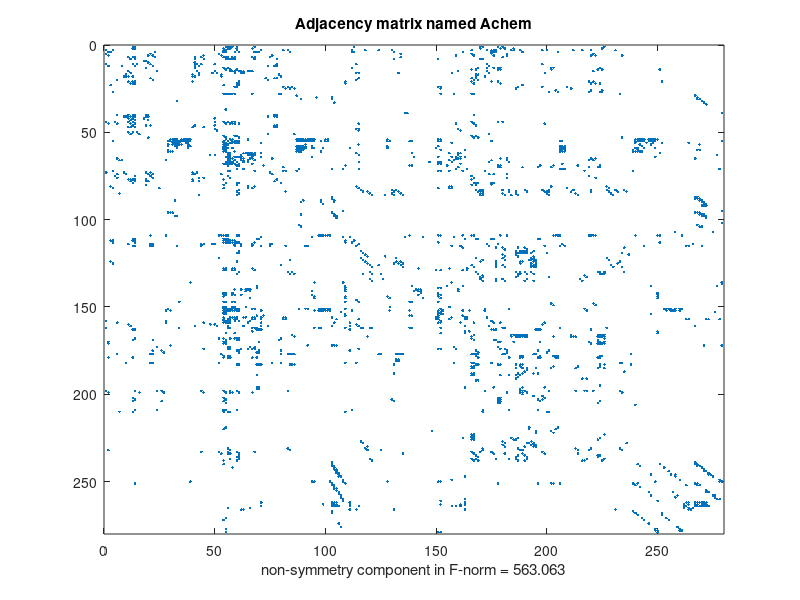
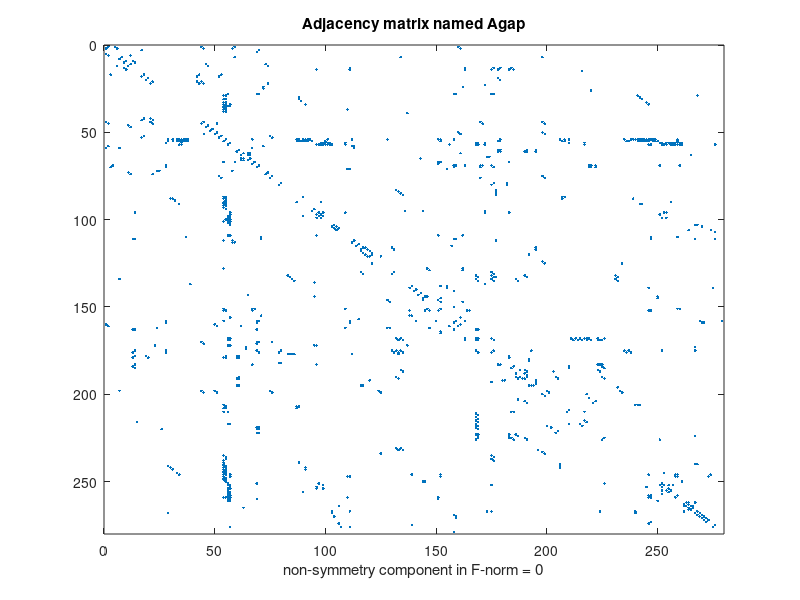
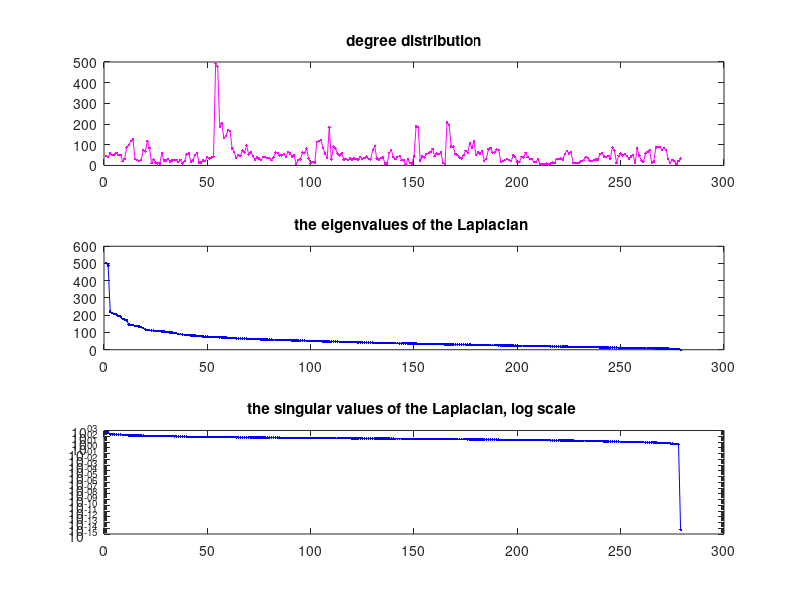
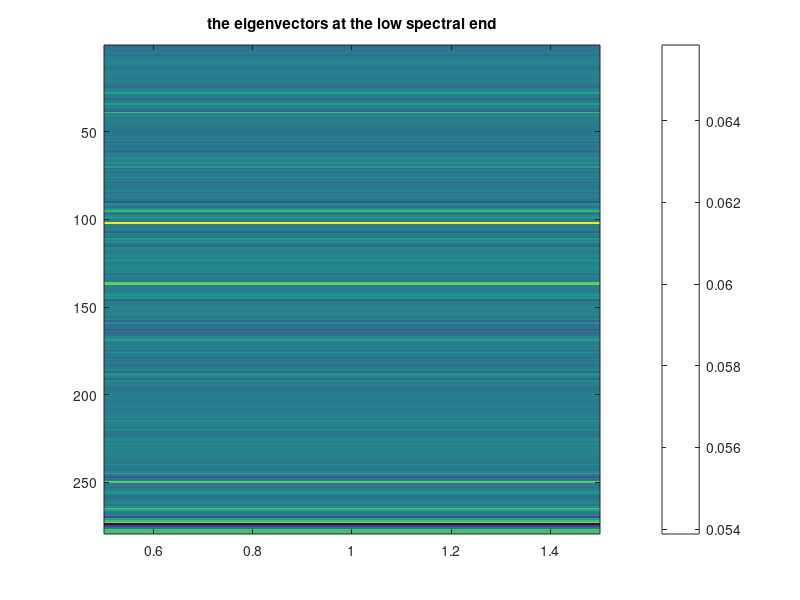

Write the MATLAB code that produced these figures, in order. (Note: this script raises an error after producing the figures.)
% run_hermCelegans.m 
% 
% script 
% 
% for the initial study of encoded information with spectral analysis 
% of the Laplace matrix (for the undirected graph for now) 
% 
%   -- geometric embedding (node locations) 
%   -- clusters  
%   -- cluster labeling 
% 
% Data from http://www.wormatlas.org/neuronalwiring.html
% under 2 Neuronal Connectivity II: by L.R. Varshney, B.L. Chen, E. Paniagua, D.H. Hall and D.B. Chklovskii
% Section 2.1 Connectivity Data (excel file)
% 

clear all
close all

% ... load data matrices A

load( 'herm_gap_adj.mat' );  
load( 'nodelabel279.mat' );
                                  
% ... display loaded adjacency matrices 

figure 
spy( AChem )
title(' Adjacency matrix named Achem '  )  

dsymm = norm( AChem-AChem', 'fro');     % a measure for non-symmetry 
dispMsg = sprintf( ' non-symmetry component in F-norm = %g ', dsymm ); 
xlabel( dispMsg ) 

figure
spy(AGap)
title( ' Adjacency matrix named Agap '  ) 

dsymm = norm( AGap-AGap', 'fro');       % measure for non-symmetry 
dispMsg = sprintf( ' non-symmetry component in F-norm = %g ', dsymm ); 
xlabel( dispMsg ) 




% ... processing the Agap matrix, which is symmetric 
AGap = 0.5 * (AChem + AChem') + AGap;
N       = size( AGap, 1 ) ; 
dispMsg = sprintf( ' Number of neurons included = %d ', N ); 
disp( dispMsg ) ;           % need to study the near decoupling 
                            
D    = sum( AGap, 2);       %  get the node degree distribution                 
LGap = diag(D) - AGap;      %  form the Laplacian matrix  

[U, E] = eig( full( LGap ) );  %  get the eigenvalue decomposition 
E  = diag(E);                  %  change the storage format to vector 
[E, Pindx] = sort( abs(E), 'descend');  % sorting in the eigenvales 
U  = U(:,Pindx);                        % permuting the eigenvectors 

% ... display spectral components  

figure 

subplot(3,1,1) 
plot( D, 'm.-'  ) ; 
title ('degree distribution' ); 

subplot(3,1,2) 
plot( E, 'b.-'  )
title( 'the eigenvalues of the Laplacian ' ) 

subplot(3,1,3) 
semilogy( abs(E), 'b.-'  )
title( 'the singular values of the Laplacian, log scale ' )


Lzeros = sum( ( E < sqrt( eps ) ) ) ;            % find numerical zeros 
dispMsg = sprintf( ' Number of numerical zero eigenvalues = %d \n ', Lzeros); 
disp( dispMsg ) ; 


figure 
imagesc( U(:, N-Lzeros+[1:Lzeros]) )
title( 'the eigenvectors at the low spectral end' ) 
colorbar 





% ------------------------------------------------------------------
%  ... spectral embedding of the graph 
% ------------------------------------------------------------------

spectral_range = 'small_spread'; 

switch spectral_range          % select an embedding subspace
    case 'small_spread' 
      k    = input( ' Enter spectral step size [1,80]  = ' ); 
      dispMsg = sprintf( '\n small spread within clusters \n ' ); 
      inds = 2: k: 3*k+1 ; 

            % start with the highest spectral vector for clustering 
            % observation with the specific data 
            % k = 1,  see 5 clusters in a bilateral shape 
            % k = 2,  see 5 clusers with a rotation 
            % k = 10, four of the clusters form a base 
            % k = 70, four of the clusters form a cross-base 
  
  case 'large_spread' 
     k    = input( ' Enter spectral step size [1,9]  = ' ); 
     inds = (0:2) * k;
     inds = (N-Lzeros) - inds;     
            % more spread at the low-end of the spectrum 
     dispMsg = sprintf( '\n Large spread within clusters \n ' );
  
  otherwise 
     error( ' unknown embedding case  ' );
end

disp( dispMsg ) ; 
% Note : there are many other ways to select the embedding vectors 


% ... get the chosen eigenvectors 

X    = U(:, inds) ; 
X    = X *diag( sqrt( E(inds) ) ) ;            % axial scaling 

% ... 1D spectrai embedding 

dispMsg = sprintf('\n Press a key for 1D spectral embedding \n' );            
disp( dispMsg ) ; 
pause 


figure
plot( 1:N, X(:,1), 'm.'); 
grid on 
dispMsg = sprintf( ' embedding vector = %d\n', inds(1) );
title( [ '1D node clustering with', dispMsg ]  ); 


% ... 2D spectrai embedding 

dispMsg = sprintf('\n Press a key for 2D spectral embedding \n' );            
disp( dispMsg ) ; 
pause 

figure
plot( X(:,1), X(:,2), 'm.'); 
grid on 
dispMsg = sprintf( ' embedding vectors = [%d, %d]\n', inds(1), inds(2));
title( [ '2D node clustering with', dispMsg ]  ); 


figure
plot( X(:,1), X(:,2), 'm.'); 
hold on 
gplot( AGap, X(:,1:2) );
grid on 
title('2D spectral embedding of Agap'); 


% ... 3D spectrai embedding  

dispMsg = sprintf('\n Press a key for 3D spectral embedding \n' );            
disp( dispMsg ) ; 
pause 


figure
plot3( X(:,1), X(:,2), X(:,3), 'm.'); 
xlabel( 'dimension 1') 
grid on; box on; 
rotate3d 

dispMsg = sprintf( ' embedding vectors = [%d, %d, %d]\n', inds(1), ...
                   inds(2), inds(3) );
title( [ '3D node clustering with', dispMsg ]  ); 


h = figure ; 
plot3( X(:,1), X(:,2), X(:,3), 'm.'); 
xlabel( 'dimension 1') 
hold on 
gplot3D( AGap, X(:,1:3) );
title('3D spectral embedding of Agap');
grid on 
box on 
rotate3d 

dispMsg = sprintf( ' You may rotate 3D Figures \n '  ); 
disp( dispMsg ) 

return 

%% color neurons with types
neuron_types;
h = figure ; 

hold on 
plot3( X(motorIdx,1), X(motorIdx,2), X(motorIdx,3), 'm.');
plot3( X(sensoryIdx,1), X(sensoryIdx,2), X(sensoryIdx,3), 'g.');
plot3( X(interIdx,1), X(interIdx,2), X(interIdx,3), 'b.');
xlabel( 'V 1') 
ylabel( 'V 2' )
zlabel( 'V 3' )
%gplot3D( AGap, X(:,1:3) );
title('colored 3D spectral embedding of Agap');
grid on 
box on 
rotate3d 


%-------------------------------------
% Rex Ying, Xiaobai Sun
% Department of Computer Science 
% Duke University 
% -------------------------------------
